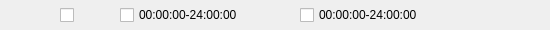
<?xml version="1.0" encoding="UTF-8"?>
<ui version="4.0">
 <class>dialog_null_videoSetSubDialog</class>
 <widget class="QDialog" name="dialog_null_videoSetSubDialog">
  <property name="geometry">
   <rect>
    <x>0</x>
    <y>0</y>
    <width>550</width>
    <height>30</height>
   </rect>
  </property>
  <property name="windowTitle">
   <string>Dialog</string>
  </property>
  <widget class="QLabel" name="label_videosetSubDialog_channel">
   <property name="geometry">
    <rect>
     <x>0</x>
     <y>0</y>
     <width>30</width>
     <height>30</height>
    </rect>
   </property>
   <property name="text">
    <string/>
   </property>
  </widget>
  <widget class="QCheckBox" name="checkBox_videosetSubDialog_myselfVideo">
   <property name="geometry">
    <rect>
     <x>60</x>
     <y>0</y>
     <width>50</width>
     <height>30</height>
    </rect>
   </property>
   <property name="text">
    <string/>
   </property>
  </widget>
  <widget class="QCheckBox" name="checkBox_videosetSubDialog_timingVideoOne">
   <property name="geometry">
    <rect>
     <x>120</x>
     <y>0</y>
     <width>150</width>
     <height>30</height>
    </rect>
   </property>
   <property name="text">
    <string>00:00:00-24:00:00</string>
   </property>
  </widget>
  <widget class="QCheckBox" name="checkBox_videosetSubDialog_timingVideoTwo">
   <property name="geometry">
    <rect>
     <x>300</x>
     <y>0</y>
     <width>150</width>
     <height>30</height>
    </rect>
   </property>
   <property name="text">
    <string>00:00:00-24:00:00</string>
   </property>
  </widget>
 </widget>
 <resources/>
 <connections/>
</ui>
